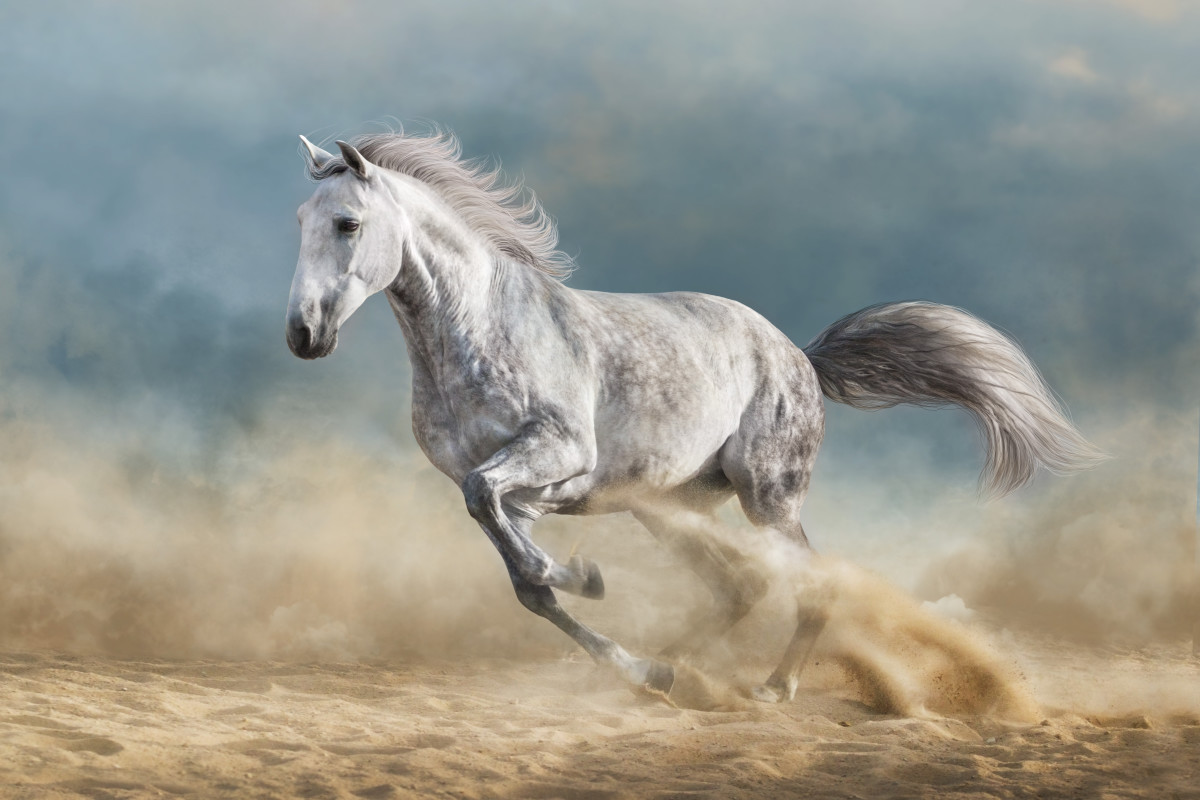
#> input picture Matlab NN from scratch/NN from scratch/Test images/Horse.jpg, 1200 x 800 px
$ jupyter execute opencv.ipynb
#> lines starting #> are read from the running program, lines starting #| are printed output that depends on the picture; after the words box and inside, x2 and y2 are one past the last pixel; in counts of white or black regions, pixels touching at a corner belong together
[cell 1]
import cv2 as cv
import os
import numpy as np

[cell 2]
os.chdir('../../..')

[cell 3]
os.chdir('AI/Test images/')

[cell 4]
img = cv.imread('Horse.jpg')
#> img is the input picture: shape (800, 1200, 3); mean B, G, R 141.7, 151.7, 152.3

cv.imshow('Horse', img)

cv.waitKey(0)

[cell 5]
def resize_image(img, aspect=0.75):
#> called with aspect = 0.75
    width = int(img.shape[1]*aspect)
#> width = 900
    height = int(img.shape[0]*aspect)
#> height = 600

    dim = (width, height)
#> dim = (900, 600)

    return cv.resize(img, dim, cv.INTER_AREA)

[cell 6]
cv.imshow('horse_resized', resize_image(img))

cv.waitKey(0)

[cell 7]
reimg = resize_image(img)

cv.rectangle(reimg, (200,100), (800, 550), color=(0, 255, 0), thickness=2)

cv.putText(reimg, 'Horse', (200, 90), fontFace=cv.FONT_HERSHEY_PLAIN, fontScale=3, color=(0, 255, 0), thickness=3)
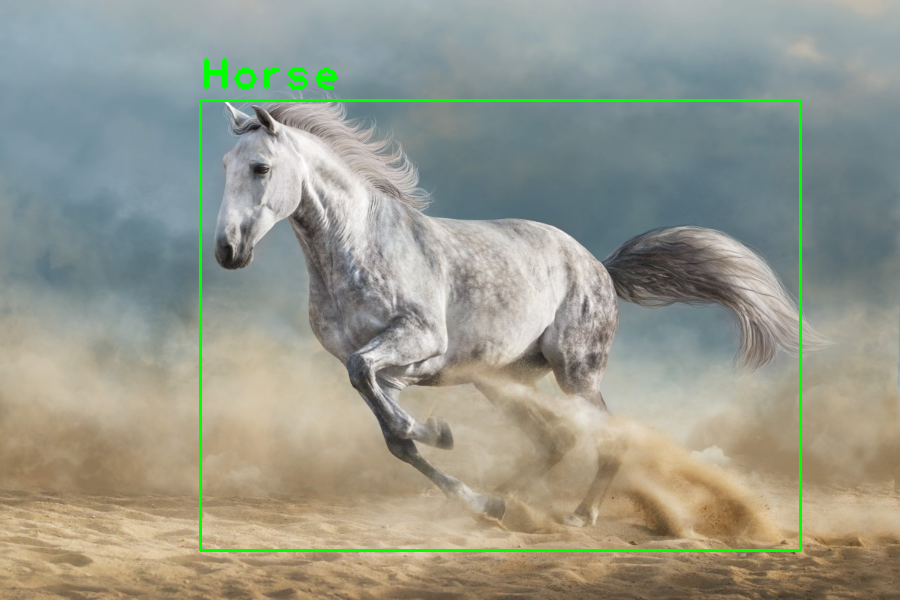
#> reimg: shape (600, 900, 3); mean B, G, R 139.6, 153.1, 150.1

cv.imshow('rectangle', reimg)

cv.waitKey(0)

[cell 8]
reimg = resize_image(img)

gray = cv.cvtColor(reimg, cv.COLOR_BGR2GRAY)
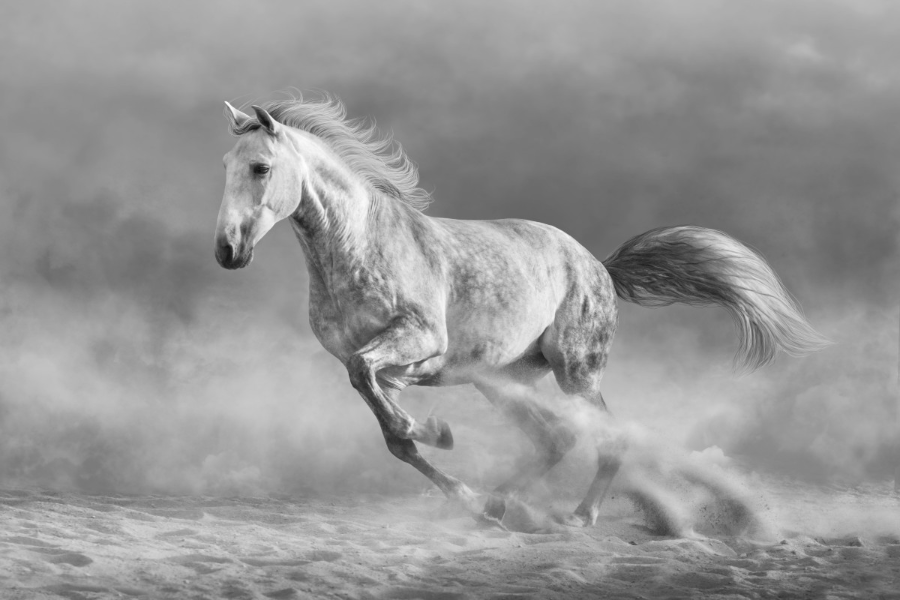
#> gray: shape (600, 900); min 16, max 254, mean 150.7

cv.imshow('gay', gray)

cv.waitKey(0)

[cell 9]
reimg = resize_image(img)

blur = cv.GaussianBlur(reimg, (7, 7), cv.BORDER_DEFAULT)

cv.imshow('gay', blur)

cv.waitKey(0)

[cell 10]
def translate(img, x, y):
#> called with x = 100, y = 100
    transMat = np.float32([[1, 0, x], [0, 1, y]])
    dimensions = (img.shape[1], img.shape[0])
#> dimensions = (900, 600)
    return cv.warpAffine(img, transMat, dimensions)
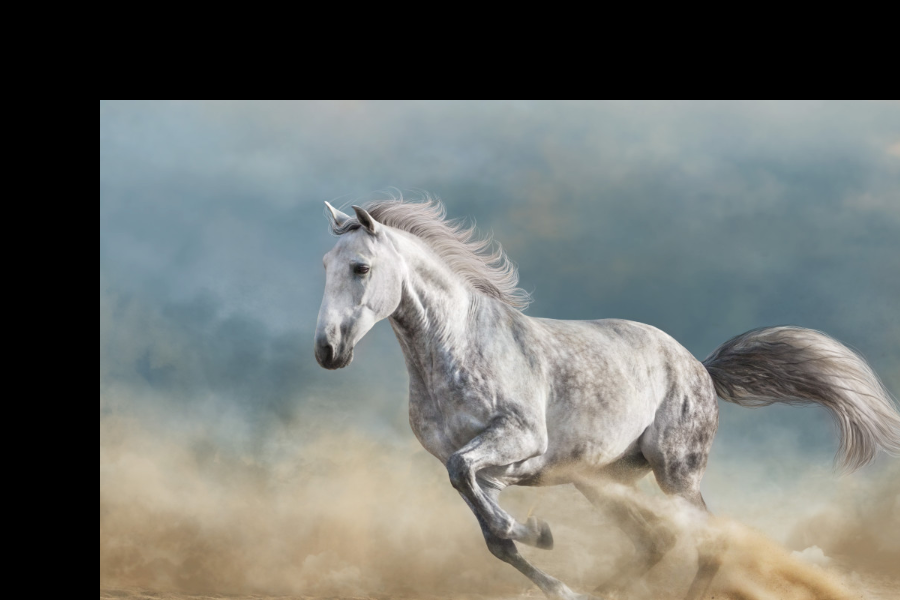
#> returned value: shape (600, 900, 3); mean of channels 0, 1, 2 110.2, 113.9, 110.7; drawn as B, G, R

[cell 11]
translated = translate(reimg, 100, 100)

cv.imshow('yo', translated)

cv.waitKey(0)

[cell 12]
def rotate(img, angle, rot_point=None):
#> called with angle = 180
    (height, width) = img.shape[:2]
#> height = 600; width = 900

    if rot_point is None:
        rot_point = (width//2, height//2)
#> rot_point = (450, 300)

    rotMat = cv.getRotationMatrix2D(rot_point, angle, scale=1.0)

    return cv.warpAffine(img, rotMat, (width, height))
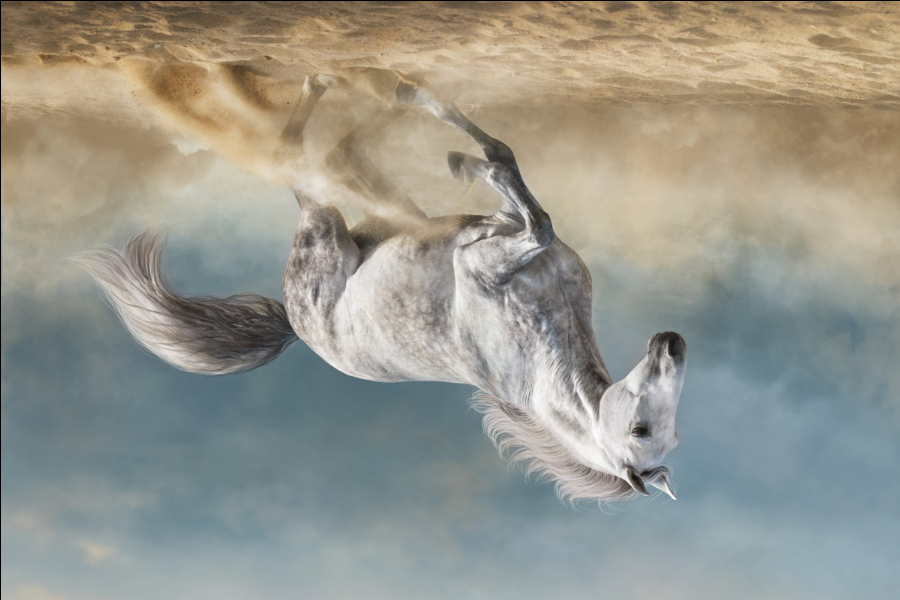
#> returned value: shape (600, 900, 3); mean of channels 0, 1, 2 141.2, 151.2, 151.8; drawn as B, G, R

[cell 13]
rotated = rotate(reimg, 180)

cv.imshow('rotated', rotated)

cv.waitKey(0)

[cell 14]
reimg = resize_image(img)

gray = cv.cvtColor(reimg, cv.COLOR_BGR2GRAY)

#blur = cv.GaussianBlur(gray, (5, 5), cv.BORDER_DEFAULT)

#canny = cv.Canny(blur, 100, 100)

ret, thresh = cv.threshold(gray, 125, 255, cv.THRESH_BINARY)
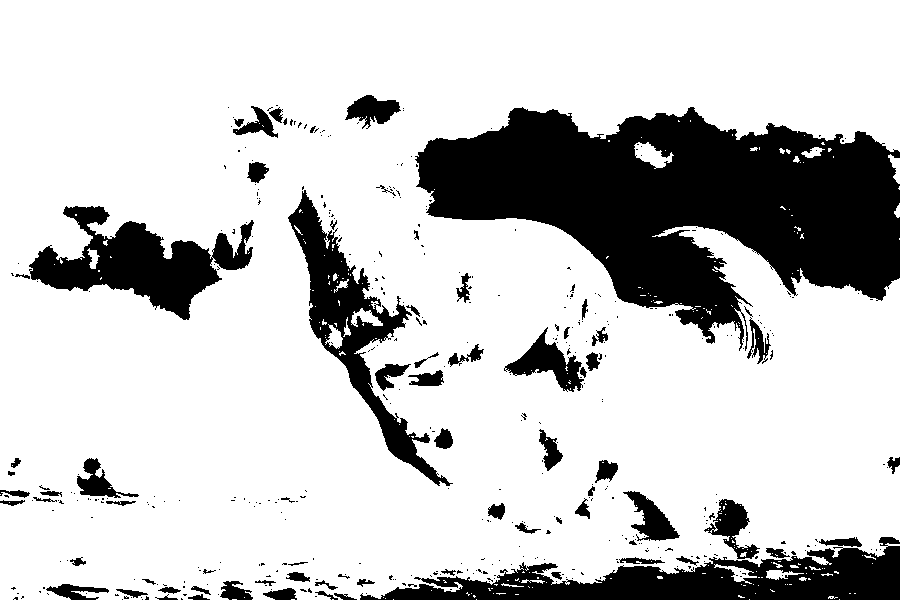
#> thresh: shape (600, 900); 78.5% white; 441 black regions (367 under 20 px)

contours, heirarchies = cv.findContours(thresh, cv.RETR_LIST, cv.CHAIN_APPROX_SIMPLE)
#> contours = 836 contours, 745 with area under 20; largest, box (x1, y1, x2, y2) and area: (0, 0, 900, 600) 454064, (287, 189, 454, 487) 11126, (28, 205, 223, 321) 10340, (504, 326, 585, 393) 2074, (710, 498, 761, 560) 1423

print(f'{len(contours)} found')
#| 836 found

cv.imshow('lmao', thresh)

cv.waitKey(0)

$ run again, with Matlab NN from scratch/NN from scratch/Test images/dog_image.jpg copied over Matlab NN from scratch/NN from scratch/Test images/Horse.jpg
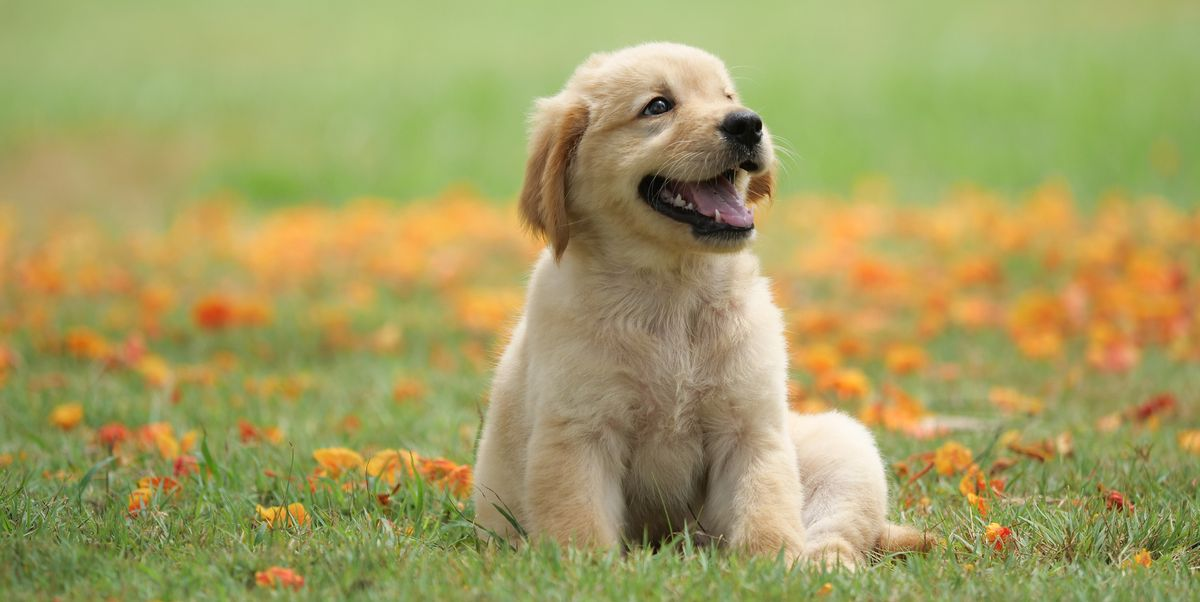
#> input picture Matlab NN from scratch/NN from scratch/Test images/dog_image.jpg, 1200 x 602 px
#> img is the input picture: shape (602, 1200, 3); mean B, G, R 97.6, 158.6, 163.9
#> in rotate, `return cv.warpAffine(img, rotMat, (width, height))`:
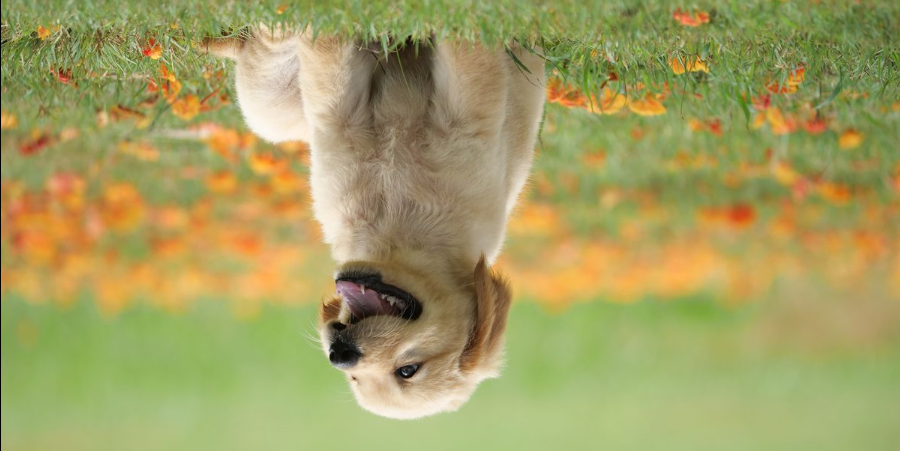
#> returned value: shape (451, 900, 3); mean of channels 0, 1, 2 97.4, 158.4, 163.6; drawn as B, G, R
#> `ret, thresh = cv.threshold(gray, 125, 255, cv.THRESH_BINARY)`:
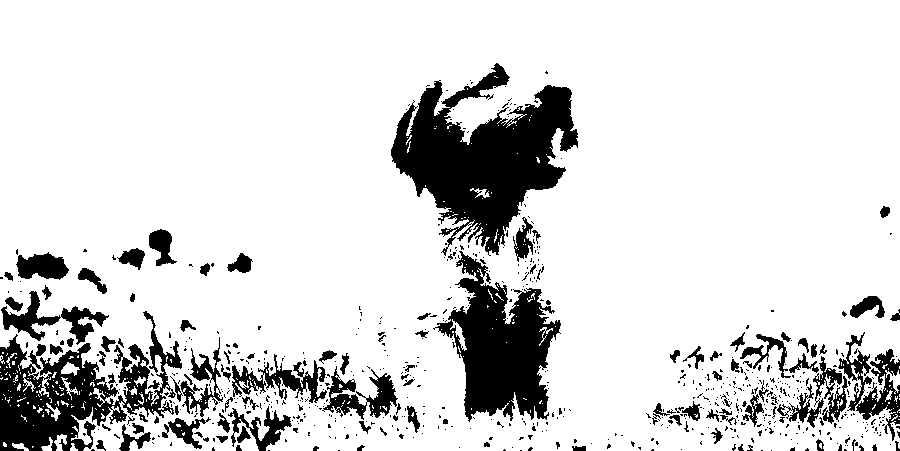
#> thresh: shape (451, 900); 84.8% white; 696 black regions (591 under 20 px)
#> contours = 1286 contours, 1114 with area under 20; largest, box (x1, y1, x2, y2) and area: (0, 0, 900, 451) 388168, (390, 62, 579, 256) 18315, (434, 250, 562, 423) 11580, (257, 353, 328, 404) 1324, (179, 336, 224, 418) 1242
#| 1286 found
